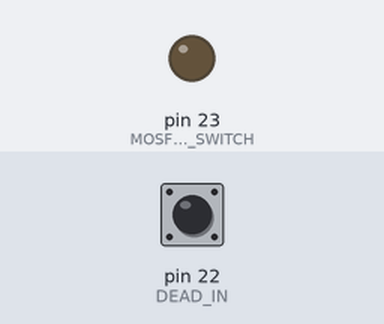
The sketch below on a simulated Arduino Mega 2560, built with avr-gcc and run on an emulated ATmega2560. Parts: output pins drawn as LEDs (lit = HIGH). Inputs (shaded band) come from the test bench; at power-on: pin 22 (DEAD_IN) HIGH. What the sketch prints to the serial monitor is not drawn.

Above: at 1.2 s.
1.3 s: pin 22 (DEAD_IN) pulled LOW for 0.35 s
At 2.75 s:
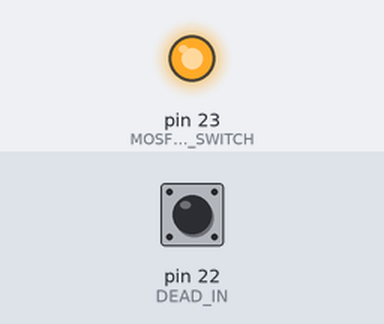
4.4 s: pin 22 (DEAD_IN) pulled LOW for 3.2 s
At 9.3 s:
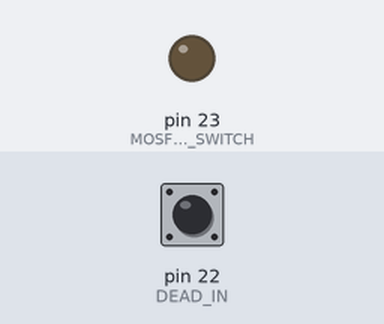
Timing chart, 0 to 10.8 s (numbered marks = the images above; inputs shaded):
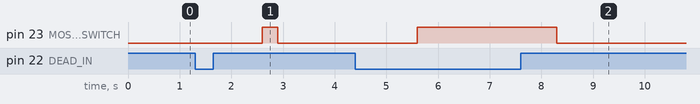

The sketch:

GD2000.ino
```cpp
#define MOSFET_SWITCH 23
#define DEAD_IN 22
// sensor reads within 5mm distance
// 0 at closed
// 1 at open

uint doorstate = 0; // initiate with 0
void readSensor(){
  int data = digitalRead(DEAD_IN);
  if(doorstate != data){
    doorstate = data;
  }
}

void closeDoor(){
  delay(1000);
  digitalWrite(MOSFET_SWITCH, HIGH);
}

void openDoor(){
  delay(100);
  digitalWrite(MOSFET_SWITCH, LOW);
}

void checkSignal(){
  if(doorstate == 0){
    closeDoor();
  }else{
    openDoor();
  }
}

void main(){
  readSensor();
  delay(100);
  checkSignal();
  delay(100);
}

void setup() {
  Serial.begin(115200);
  Serial.println("Serial begin");
  pinMode(MOSFET_SWITCH, OUTPUT);
  pinMode(DEAD_IN, INPUT_PULLUP);
  digitalWrite(MOSFET_SWITCH,LOW);

  doorstate = digitalRead(DEAD_IN);
}

void loop() {
  main();
}
```

Measured:
- after the input at 1.3 s, pin 23 (MOSFET_SWITCH): LOW → HIGH after 1.3 s, → LOW 0.30 s later
- after the input at 4.4 s, pin 23 (MOSFET_SWITCH): LOW → HIGH after 1.2 s, → LOW 2.7 s later
